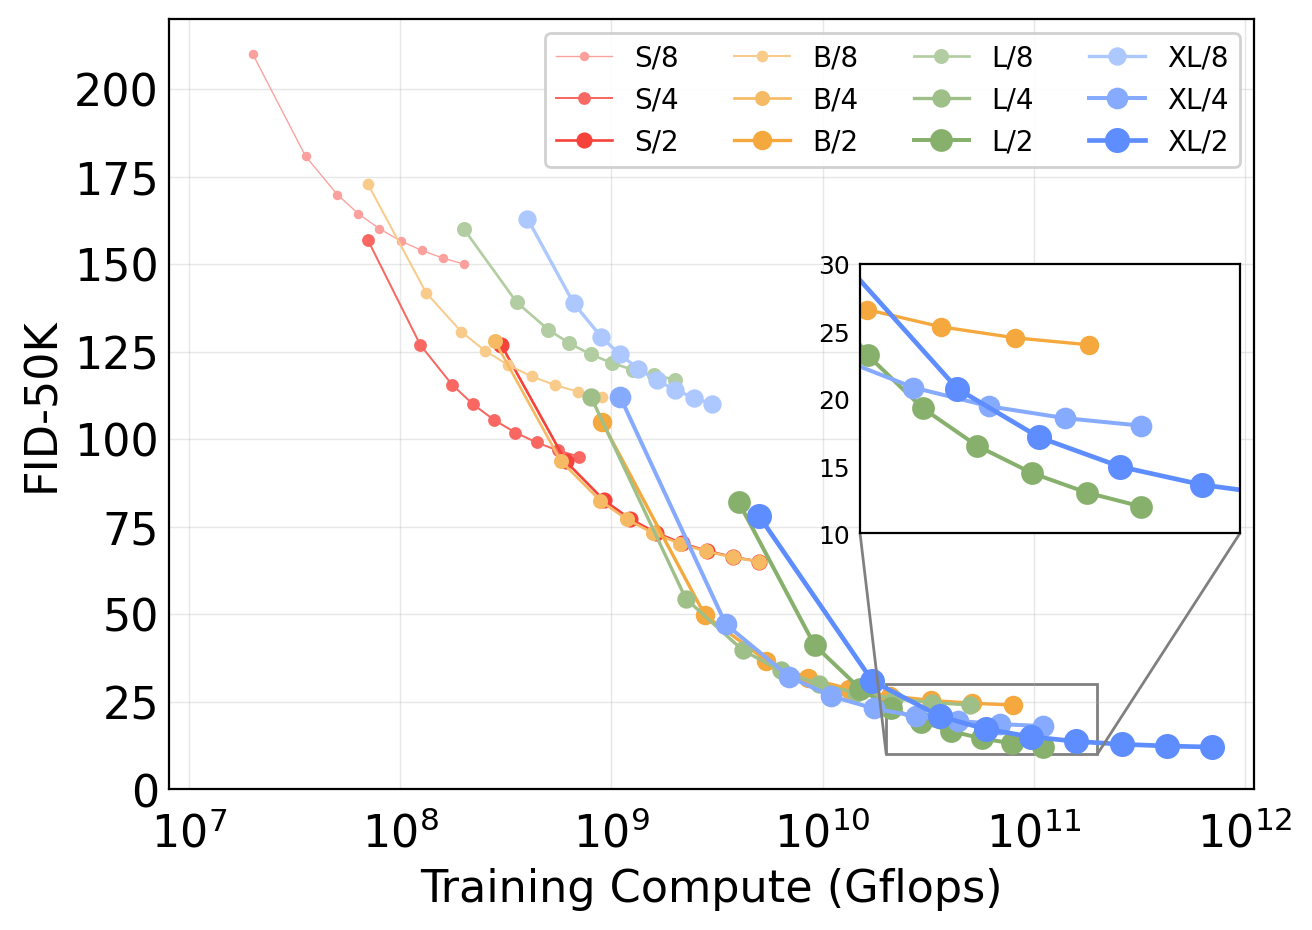

Python code for this plot:
import matplotlib.pyplot as plt
import numpy as np
from mpl_toolkits.axes_grid1.inset_locator import inset_axes, mark_inset


def create_curve(start_x, start_y, end_x, end_y):
    """
    通过起点、终点和间隔列表创建曲线
    
    参数:
        start_x: 起点的x坐标
        start_y: 起点的y坐标
        end_x: 终点的x坐标
        end_y: 终点的y坐标
        intervals: 取点间隔列表，表示从起点到终点在对数空间中的相对位置
                  例如 [0, 0.1, 0.2, 0.4, 0.6, 0.75, 0.85, 0.93, 1.0]
                  其中 0 表示起点，1.0 表示终点
    
    返回:
        x, y: 对应的x轴和y轴数据（幂律插值）
    """
    intervals = [0, 0.25, 0.4, 0.5, 0.6, 0.7, 0.8, 0.9, 1.0]
    t = np.array(intervals)
    
    # 在对数空间中插值
    log_start = np.log10(start_x)
    log_end = np.log10(end_x)
    log_x = log_start + t * (log_end - log_start)
    x = 10 ** log_x
    
    A = (start_y - end_y) * start_x * end_x / (end_x - start_x)
    B = (end_y * end_x - start_y * start_x) / (end_x - start_x)
    
    # 计算曲线上各点的 y 值
    y = A / x + B
    
    return x, y


# 创建图形
fig, ax = plt.subplots(figsize=(7, 5))

# 为每条线生成示例数据（递减趋势）
# 使用 create_curve(起点x, 起点y, 终点x, 终点y, 点数) 来定义曲线
# 每条曲线只在自己的起点和终点之间绘制

# S组（小尺寸）
s8_x, s8_y = create_curve(start_x=2e7, start_y=210, end_x=2e8, end_y=150)
s4_x, s4_y = create_curve(start_x=7e7, start_y=157, end_x=7e8, end_y=95)
s2_x, s2_y = create_curve(start_x=3e8, start_y=127, end_x=5e9, end_y=65)

# B组（基础尺寸）
b8_x, b8_y = create_curve(start_x=7e7, start_y=173, end_x=9e8, end_y=112)
b4_x, b4_y = create_curve(start_x=2.8e8, start_y=128, end_x=5e9, end_y=65)
b2_x, b2_y = create_curve(start_x=9e8, start_y=105, end_x=8e10, end_y=24)

# L组（大尺寸）
l8_x, l8_y = create_curve(start_x=2e8, start_y=160, end_x=2e9, end_y=117)
l4_x, l4_y = create_curve(start_x=8e8, start_y=112, end_x=5e10, end_y=24)
l2_x, l2_y = create_curve(start_x=4e9, start_y=82, end_x=1.1e11, end_y=12)

# XL组（超大尺寸）
xl8_x, xl8_y = create_curve(start_x=4e8, start_y=163, end_x=3e9, end_y=110)
xl4_x, xl4_y = create_curve(start_x=1.1e9, start_y=112, end_x=1.1e11, end_y=18)
xl2_x, xl2_y = create_curve(start_x=5e9, start_y=78, end_x=7e11, end_y=12)

# 绘制曲线 - 使用实心圆点标记
# 可以通过修改 linewidth 和 markersize 来调整线条粗细和点的大小
# linewidth: 线条粗细 (默认2, 可改为 1-5)
# markersize: 数据点大小 (默认6, 可改为 3-12)

ax.plot(s8_x, s8_y, '-o', color='#fba09c', linewidth=0.48, markersize=2.4, label='S/8')
ax.plot(s4_x, s4_y, '-o', color='#f86761', linewidth=0.72, markersize=3.6, label='S/4')
ax.plot(s2_x, s2_y, '-o', color='#f5433c', linewidth=0.96, markersize=4.8, label='S/2')

ax.plot(b8_x, b8_y, '-o', color='#f9cb8a', linewidth=0.72, markersize=3.2, label='B/8')
ax.plot(b4_x, b4_y, '-o', color='#f7ba64', linewidth=0.96, markersize=4.4, label='B/4')
ax.plot(b2_x, b2_y, '-o', color='#f4a83d', linewidth=1.2, markersize=6.0, label='B/2')

ax.plot(l8_x, l8_y, '-o', color='#b3cda2', linewidth=0.96, markersize=4.4, label='L/8')
ax.plot(l4_x, l4_y, '-o', color='#9fbf89', linewidth=1.2, markersize=5.6, label='L/4')
ax.plot(l2_x, l2_y, '-o', color='#88b06d', linewidth=1.44, markersize=7.2, label='L/2')

ax.plot(xl8_x, xl8_y, '-o', color='#adc7ff', linewidth=1.2, markersize=5.6, label='XL/8')
ax.plot(xl4_x, xl4_y, '-o', color='#86aafe', linewidth=1.44, markersize=6.8, label='XL/4')
ax.plot(xl2_x, xl2_y, '-o', color='#5d8dfe', linewidth=1.68, markersize=8.0, label='XL/2')

# 设置对数刻度
ax.set_xscale('log')

# 设置坐标轴范围
ax.set_xlim(0.8e7, 1.1e12)
ax.set_ylim(0, 220)

# 设置纵坐标刻度：每25一个刻度
ax.yaxis.set_major_locator(plt.MultipleLocator(25))

# 移除横纵坐标小刻度
ax.xaxis.set_minor_locator(plt.NullLocator())
ax.yaxis.set_minor_locator(plt.NullLocator())

# 移除刻度线但保留刻度标签
ax.tick_params(axis='both', which='both', length=0)

# 设置网格
ax.grid(True, alpha=0.3, linestyle='-', linewidth=0.5)

# 设置标签
ax.set_xlabel('Training Compute (Gflops)', fontsize=16, fontweight='normal')
ax.set_ylabel('FID-50K', fontsize=16, fontweight='normal')

# 设置刻度标签大小和与坐标轴的距离
# pad 参数控制刻度数字与坐标轴的距离（单位：点）
ax.tick_params(axis='x', which='major', labelsize=16, pad=8)  # 横坐标间距
ax.tick_params(axis='y', which='major', labelsize=16)  # 纵坐标使用默认间距

# 添加图例（放在右上角）
ax.legend(loc='upper right', ncol=4, fontsize=10, framealpha=0.9)

# ========== 添加放大区域 ==========
# 创建嵌入式子图
axins = inset_axes(ax, width="35%", height="50%", loc='upper right',
                   bbox_to_anchor=(0, 0, 1, 0.7), bbox_transform=ax.transAxes)

# 定义放大区域的范围
x1, x2 = 2e10, 2e11   # x轴范围
y1, y2 = 10, 30    # y轴范围
axins.set_xlim(x1, x2)
axins.set_ylim(y1, y2)
axins.set_xscale('log')

# 在放大区域重新绘制曲线（只绘制需要的曲线）
axins.plot(b2_x, b2_y, '-o', color='#f4a83d', linewidth=1.2, markersize=6.0, label='B/2')
axins.plot(l2_x, l2_y, '-o', color='#88b06d', linewidth=1.44, markersize=7.2, label='L/2')
axins.plot(xl4_x, xl4_y, '-o', color='#86aafe', linewidth=1.44, markersize=6.8, label='XL/4')
axins.plot(xl2_x, xl2_y, '-o', color='#5d8dfe', linewidth=1.68, markersize=8.0, label='XL/2')


# 设置放大区域的网格和刻度（关闭网格）
axins.grid(False)
axins.tick_params(axis='both', which='both', length=0, labelsize=9)
axins.xaxis.set_minor_locator(plt.NullLocator())
axins.yaxis.set_minor_locator(plt.NullLocator())

# 去掉子图的横坐标刻度标签
axins.set_xticklabels([])

# 添加连接线，指示放大的区域
mark_inset(ax, axins, loc1=3, loc2=4, fc="none", ec="0.5", linestyle='-', linewidth=1)


plt.savefig('dit_fig9.png', dpi=200, bbox_inches='tight')
